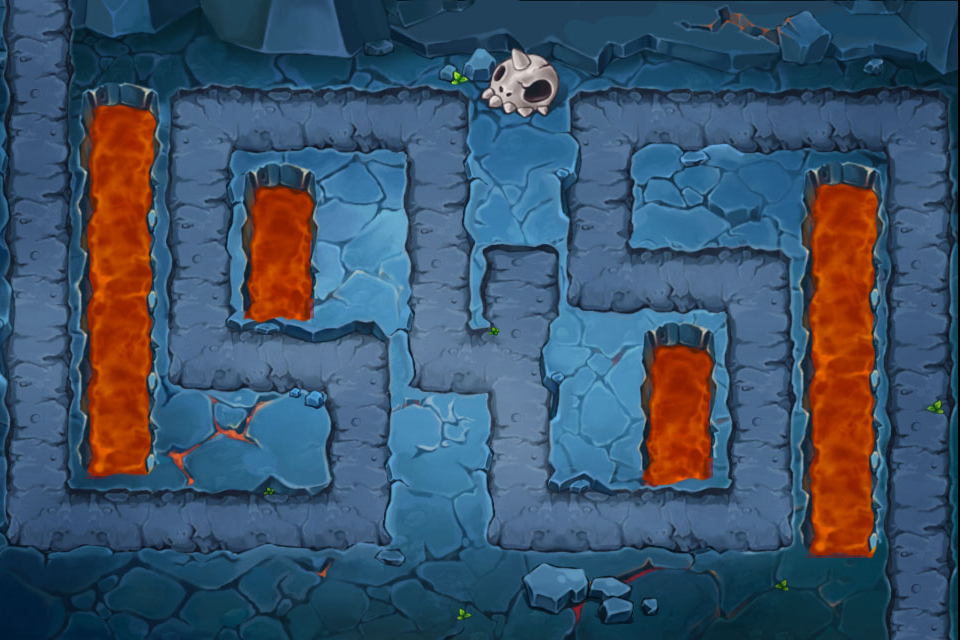

A 2D game scene composited from a Tiled map and its tileset images. What follows is a short description and the map's XML, with each tile layer's data collapsed to a summary:
An orthogonal 12x8 tile map with 80x80 px tiles, 1 tile layer (Background) and 11 objects (4x board, 2x tunnelporta.png, hero, hole_ front.png, tree2.png, ...).

<map version="1.0" orientation="orthogonal" width="12" height="8" tilewidth="80" tileheight="80">
 <tileset firstgid="1" name="level2_5bg" tilewidth="80" tileheight="80">
  <tileoffset x="-2" y="0" />
  <image source="level2_5bg.jpg" width="960" height="640" />
  <tile id="12">
   <properties>
    <property name="tiletype" value="0" />
   </properties>
  </tile>
  <tile id="13">
   <properties>
    <property name="tiletype" value="2" />
   </properties>
  </tile>
  <tile id="14">
   <properties>
    <property name="tiletype" value="0" />
   </properties>
  </tile>
  <tile id="15">
   <properties>
    <property name="tiletype" value="0" />
   </properties>
  </tile>
  <tile id="16">
   <properties>
    <property name="tiletype" value="0" />
   </properties>
  </tile>
  <tile id="17">
   <properties>
    <property name="tiletype" value="0" />
   </properties>
  </tile>
  <tile id="19">
   <properties>
    <property name="tiletype" value="0" />
   </properties>
  </tile>
  <tile id="20">
   <properties>
    <property name="tiletype" value="0" />
   </properties>
  </tile>
  <tile id="21">
   <properties>
    <property name="tiletype" value="0" />
   </properties>
  </tile>
  <tile id="22">
   <properties>
    <property name="tiletype" value="0" />
   </properties>
  </tile>
  <tile id="23">
   <properties>
    <property name="tiletype" value="0" />
   </properties>
  </tile>
  <tile id="24">
   <properties>
    <property name="tiletype" value="0" />
   </properties>
  </tile>
  <tile id="25">
   <properties>
    <property name="tiletype" value="2" />
   </properties>
  </tile>
  <tile id="26">
   <properties>
    <property name="tiletype" value="0" />
   </properties>
  </tile>
  <tile id="27">
   <properties>
    <property name="tiletype" value="2" />
   </properties>
  </tile>
  <tile id="28">
   <properties>
    <property name="tiletype" value="1" />
   </properties>
  </tile>
  <tile id="29">
   <properties>
    <property name="tiletype" value="0" />
   </properties>
  </tile>
  <tile id="30">
   <properties>
    <property name="tiletype" value="1" />
   </properties>
  </tile>
  <tile id="31">
   <properties>
    <property name="tiletype" value="0" />
   </properties>
  </tile>
  <tile id="32">
   <properties>
    <property name="tiletype" value="1" />
   </properties>
  </tile>
  <tile id="33">
   <properties>
    <property name="tiletype" value="1" />
   </properties>
  </tile>
  <tile id="34">
   <properties>
    <property name="tiletype" value="2" />
   </properties>
  </tile>
  <tile id="35">
   <properties>
    <property name="tiletype" value="0" />
   </properties>
  </tile>
  <tile id="36">
   <properties>
    <property name="tiletype" value="0" />
   </properties>
  </tile>
  <tile id="37">
   <properties>
    <property name="tiletype" value="2" />
   </properties>
  </tile>
  <tile id="38">
   <properties>
    <property name="tiletype" value="0" />
   </properties>
  </tile>
  <tile id="39">
   <properties>
    <property name="tiletype" value="2" />
   </properties>
  </tile>
  <tile id="40">
   <properties>
    <property name="tiletype" value="1" />
   </properties>
  </tile>
  <tile id="41">
   <properties>
    <property name="tiletype" value="0" />
   </properties>
  </tile>
  <tile id="43">
   <properties>
    <property name="tiletype" value="0" />
   </properties>
  </tile>
  <tile id="44">
   <properties>
    <property name="tiletype" value="0" />
   </properties>
  </tile>
  <tile id="45">
   <properties>
    <property name="tiletype" value="0" />
   </properties>
  </tile>
  <tile id="46">
   <properties>
    <property name="tiletype" value="2" />
   </properties>
  </tile>
  <tile id="47">
   <properties>
    <property name="tiletype" value="0" />
   </properties>
  </tile>
  <tile id="48">
   <properties>
    <property name="tiletype" value="0" />
   </properties>
  </tile>
  <tile id="49">
   <properties>
    <property name="tiletype" value="2" />
   </properties>
  </tile>
  <tile id="50">
   <properties>
    <property name="tiletype" value="0" />
   </properties>
  </tile>
  <tile id="51">
   <properties>
    <property name="tiletype" value="0" />
   </properties>
  </tile>
  <tile id="52">
   <properties>
    <property name="tiletype" value="0" />
   </properties>
  </tile>
  <tile id="53">
   <properties>
    <property name="tiletype" value="0" />
   </properties>
  </tile>
  <tile id="54">
   <properties>
    <property name="tiletype" value="0" />
   </properties>
  </tile>
  <tile id="55">
   <properties>
    <property name="tiletype" value="1" />
   </properties>
  </tile>
  <tile id="56">
   <properties>
    <property name="tiletype" value="2" />
   </properties>
  </tile>
  <tile id="57">
   <properties>
    <property name="tiletype" value="0" />
   </properties>
  </tile>
  <tile id="58">
   <properties>
    <property name="tiletype" value="2" />
   </properties>
  </tile>
  <tile id="59">
   <properties>
    <property name="tiletype" value="0" />
   </properties>
  </tile>
  <tile id="60">
   <properties>
    <property name="tiletype" value="0" />
   </properties>
  </tile>
  <tile id="61">
   <properties>
    <property name="tiletype" value="2" />
   </properties>
  </tile>
  <tile id="62">
   <properties>
    <property name="tiletype" value="1" />
   </properties>
  </tile>
  <tile id="63">
   <properties>
    <property name="tiletype" value="1" />
   </properties>
  </tile>
  <tile id="64">
   <properties>
    <property name="tiletype" value="0" />
   </properties>
  </tile>
  <tile id="66">
   <properties>
    <property name="tiletype" value="0" />
   </properties>
  </tile>
  <tile id="67">
   <properties>
    <property name="tiletype" value="1" />
   </properties>
  </tile>
  <tile id="68">
   <properties>
    <property name="tiletype" value="2" />
   </properties>
  </tile>
  <tile id="69">
   <properties>
    <property name="tiletype" value="0" />
   </properties>
  </tile>
  <tile id="70">
   <properties>
    <property name="tiletype" value="2" />
   </properties>
  </tile>
  <tile id="71">
   <properties>
    <property name="tiletype" value="0" />
   </properties>
  </tile>
  <tile id="72">
   <properties>
    <property name="tiletype" value="0" />
   </properties>
  </tile>
  <tile id="73">
   <properties>
    <property name="tiletype" value="0" />
   </properties>
  </tile>
  <tile id="74">
   <properties>
    <property name="tiletype" value="0" />
   </properties>
  </tile>
  <tile id="75">
   <properties>
    <property name="tiletype" value="0" />
   </properties>
  </tile>
  <tile id="76">
   <properties>
    <property name="tiletype" value="0" />
   </properties>
  </tile>
  <tile id="78">
   <properties>
    <property name="tiletype" value="0" />
   </properties>
  </tile>
  <tile id="79">
   <properties>
    <property name="tiletype" value="0" />
   </properties>
  </tile>
  <tile id="80">
   <properties>
    <property name="tiletype" value="0" />
   </properties>
  </tile>
  <tile id="81">
   <properties>
    <property name="tiletype" value="0" />
   </properties>
  </tile>
  <tile id="82">
   <properties>
    <property name="tiletype" value="2" />
   </properties>
  </tile>
  <tile id="83">
   <properties>
    <property name="tiletype" value="0" />
   </properties>
  </tile>
 </tileset>
 <layer name="Background" width="12" height="8">
  <data>[96 cells, 96 non-empty, 96 distinct tile ids]</data>
 </layer>
 <objectgroup name="Objects" width="12" height="8">
     <object name="hero" x="418" y="462" />
     <object name="board" x="99" y="300" />
     <object name="board" x="661" y="386" />
     <object name="board" x="820" y="460" />
     <object name="tunnelporta.png" x="25" y="103" />
     <object name="hole_ front.png" x="22" y="67" />
     <object name="tree2.png" x="429" y="535" />
     <object name="tree1.png" x="503" y="631" />
     <object name="tunnelporta.png" x="925" y="634" />
     </objectgroup>
</map>
<!-- 2 of 11 objects omitted -->
